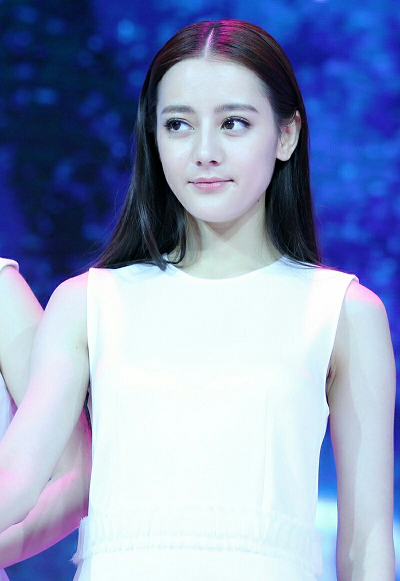
#> input picture images/test.png, 400 x 581 px, found by its file name
$ python OpencvDemo007.py
#> lines starting #> are read from the running program, lines starting #| are printed output that depends on the picture
#!/usr/bin/env python3
#coding = utf-8

import logging
import numpy as np
import cv2 as cv

# 图像像素的逻辑操作
def OpencvDemo007():
    logging.basicConfig(level=logging.DEBUG)

    # create image one
    src1 = np.zeros(shape=[400, 400, 3], dtype=np.uint8)
    src1[100:200, 100:200, 1] = 255
    src1[100:200, 100:200, 2] = 255
    cv.imshow("input1", src1)
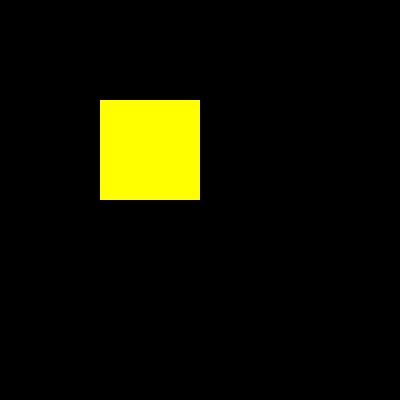
#> window 'input1': shape (400, 400, 3); mean B, G, R 0, 15.9, 15.9

    # create image two
    src2 = np.zeros(shape=[400, 400, 3], dtype=np.uint8)
    src2[150:250, 150:250, 2] = 255
    cv.imshow("input2", src2)
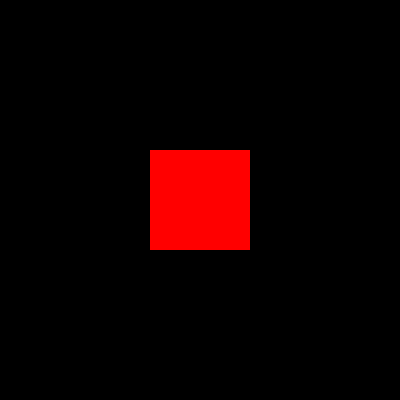
#> window 'input2': shape (400, 400, 3); mean B, G, R 0, 0, 15.9

    dst1 = cv.bitwise_and(src1, src2)
    dst2 = cv.bitwise_xor(src1, src2)
    dst3 = cv.bitwise_or(src1, src2)

    cv.imshow("dst1", dst1)
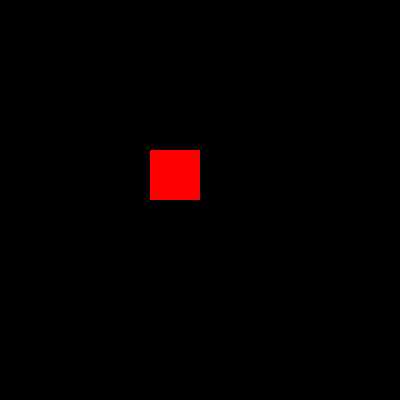
#> window 'dst1': shape (400, 400, 3); mean B, G, R 0, 0, 4
    cv.imshow("dst2", dst2)
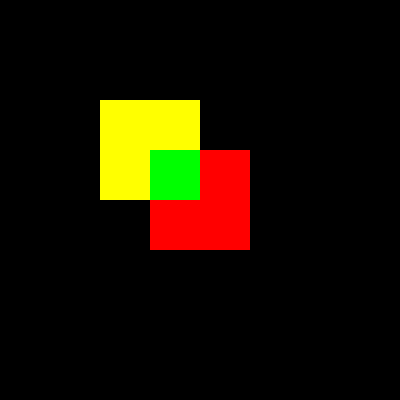
#> window 'dst2': shape (400, 400, 3); mean B, G, R 0, 15.9, 23.9
    cv.imshow("dst3", dst3)
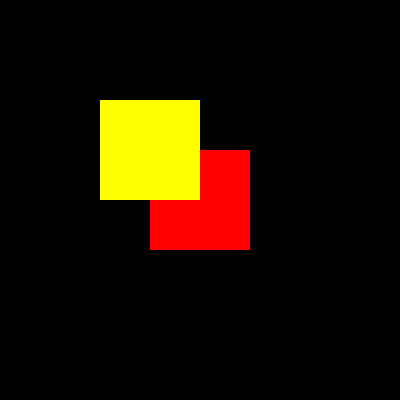
#> window 'dst3': shape (400, 400, 3); mean B, G, R 0, 15.9, 27.9

    src = cv.imread("images/test.png")
#> src is the input picture: shape (581, 400, 3); mean B, G, R 189.6, 154.2, 139.9
    if src is None:
        logging.error("could not load an image!")
        return cv.Error.StsError
    cv.namedWindow("input", cv.WINDOW_AUTOSIZE)
    cv.imshow("input", src)

    dst = cv.bitwise_not(src)
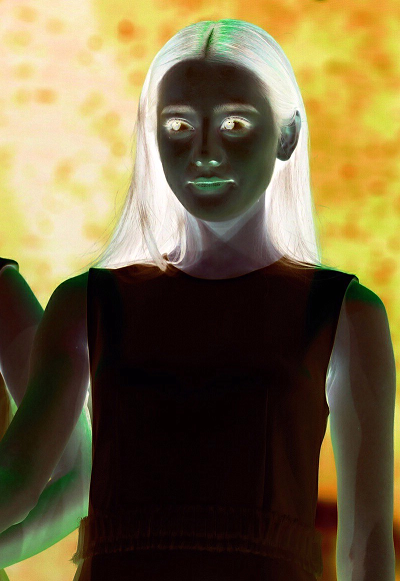
#> dst: shape (581, 400, 3); mean B, G, R 65.4, 100.8, 115.1
    cv.imshow("dst", dst)

    cv.waitKey(0)

    cv.destroyAllWindows()

    return cv.Error.StsOk

if __name__ == "__main__":
    OpencvDemo007()

# end of file
